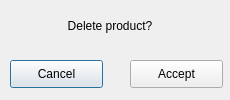
<?xml version="1.0" encoding="UTF-8"?>
<ui version="4.0">
 <class>Dialog</class>
 <widget class="QDialog" name="Dialog">
  <property name="geometry">
   <rect>
    <x>0</x>
    <y>0</y>
    <width>230</width>
    <height>100</height>
   </rect>
  </property>
  <property name="minimumSize">
   <size>
    <width>230</width>
    <height>100</height>
   </size>
  </property>
  <property name="maximumSize">
   <size>
    <width>230</width>
    <height>100</height>
   </size>
  </property>
  <property name="windowTitle">
   <string>Confirmation</string>
  </property>
  <property name="whatsThis">
   <string notr="true"/>
  </property>
  <widget class="QStackedWidget" name="view">
   <property name="geometry">
    <rect>
     <x>10</x>
     <y>10</y>
     <width>221</width>
     <height>41</height>
    </rect>
   </property>
   <property name="currentIndex">
    <number>0</number>
   </property>
   <widget class="QWidget" name="page">
    <widget class="QLabel" name="deleteLabel">
     <property name="geometry">
      <rect>
       <x>-10</x>
       <y>-10</y>
       <width>220</width>
       <height>51</height>
      </rect>
     </property>
     <property name="text">
      <string>Delete product?</string>
     </property>
     <property name="alignment">
      <set>Qt::AlignCenter</set>
     </property>
    </widget>
   </widget>
   <widget class="QWidget" name="page_2"/>
  </widget>
  <widget class="QPushButton" name="cancelButton">
   <property name="geometry">
    <rect>
     <x>10</x>
     <y>60</y>
     <width>93</width>
     <height>28</height>
    </rect>
   </property>
   <property name="text">
    <string>Cancel</string>
   </property>
  </widget>
  <widget class="QPushButton" name="acceptButton">
   <property name="geometry">
    <rect>
     <x>130</x>
     <y>60</y>
     <width>93</width>
     <height>28</height>
    </rect>
   </property>
   <property name="text">
    <string>Accept</string>
   </property>
  </widget>
 </widget>
 <resources/>
 <connections/>
</ui>
